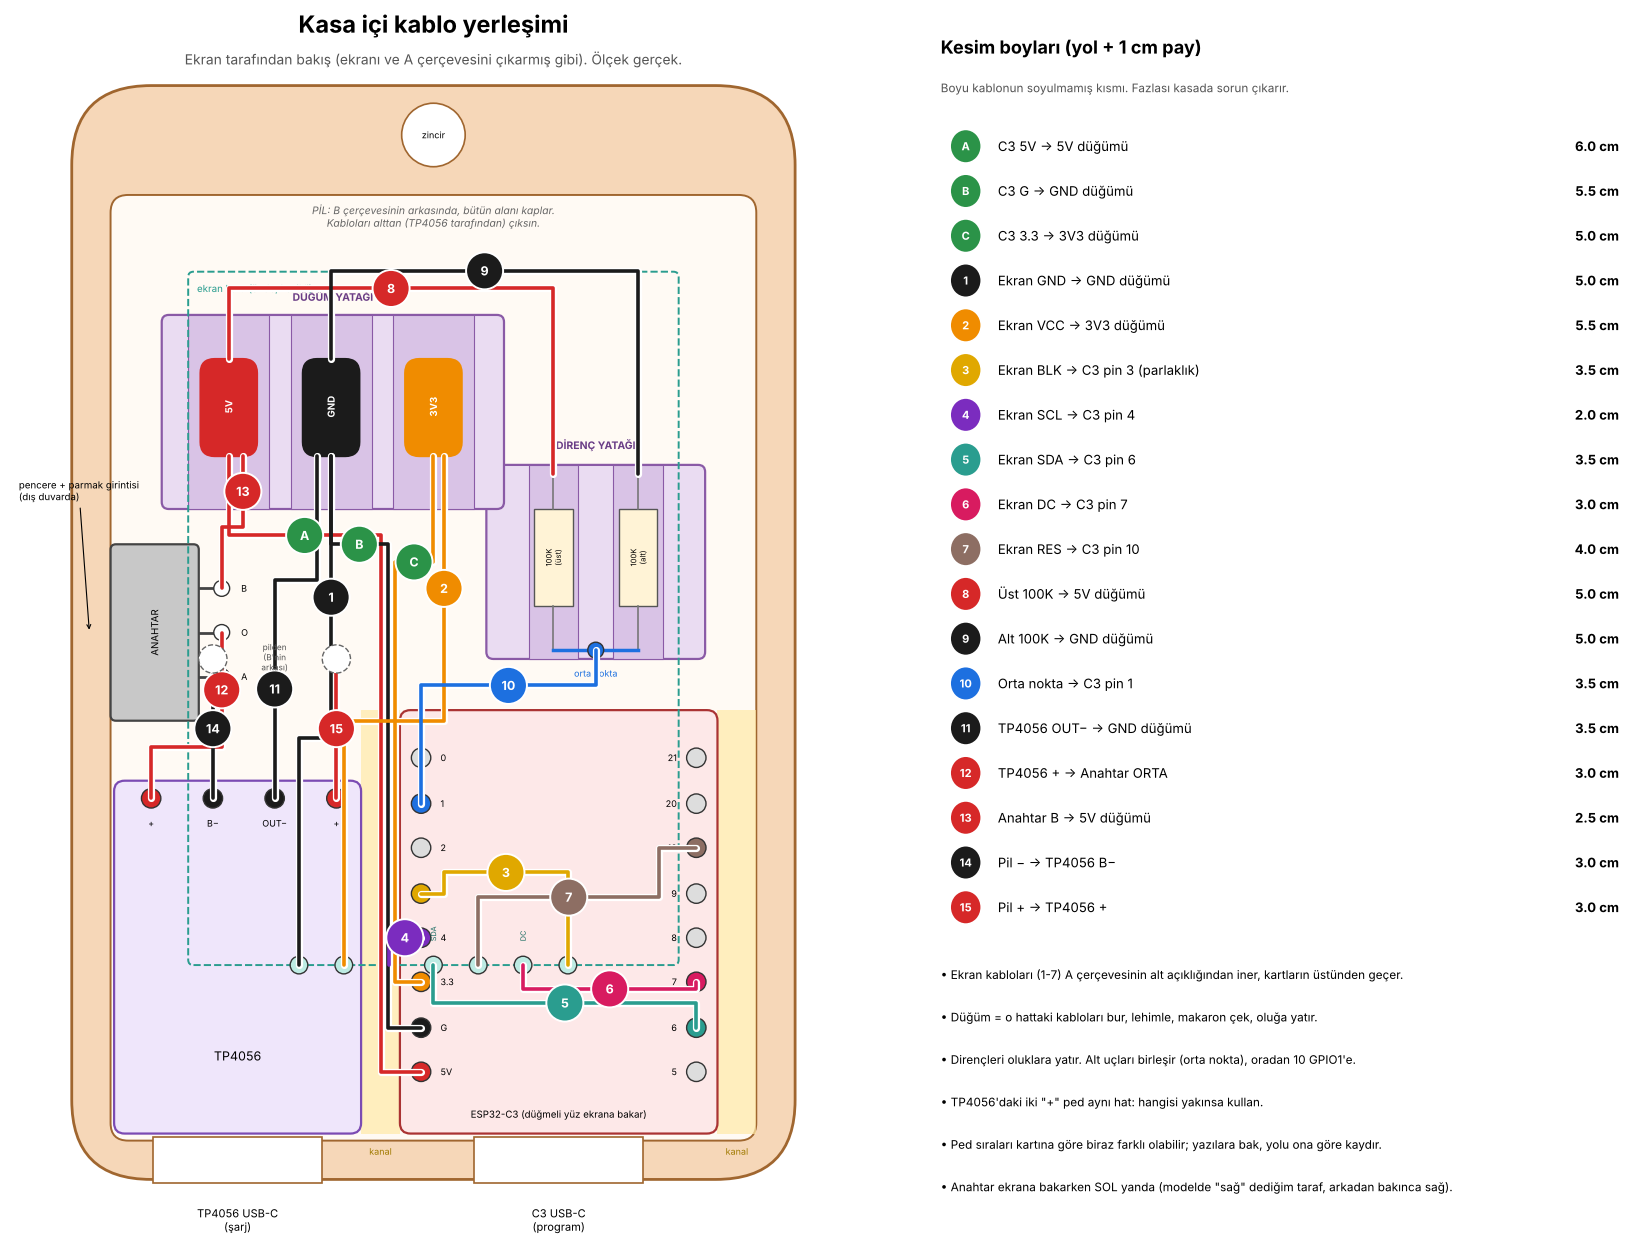

Source code (Python):
import math, matplotlib
matplotlib.use("Agg")
import matplotlib.pyplot as plt
from matplotlib.patches import FancyBboxPatch, Rectangle, Circle

RED, BLK, ORG, BLU, GRN = "#d62828", "#1b1b1b", "#f08c00", "#1d70e0", "#2b9348"
SIG = {4: "#7b2cbf", 5: "#2a9d8f", 6: "#d81b60", 7: "#8d6e63"}
fig = plt.figure(figsize=(17, 13))
ax = fig.add_axes([0.0, 0.0, 0.58, 0.95]); ax.set_xlim(-24, 24); ax.set_ylim(-33, 37); ax.set_aspect("equal"); ax.axis("off")
tb = fig.add_axes([0.58, 0.0, 0.42, 0.95]); tb.set_xlim(0, 10); tb.set_ylim(0, 16); tb.axis("off")

def rbox(x0, y0, x1, y1, fc, ec="#555", lw=1.6, r=0.6, z=2, ls="-", a=1):
    ax.add_patch(FancyBboxPatch((x0, y0), x1 - x0, y1 - y0, boxstyle=f"round,pad=0,rounding_size={r}", fc=fc, ec=ec, lw=lw, zorder=z, ls=ls, alpha=a))
def badge(x, y, n, c, r=1.05, a=ax, fs=9):
    a.add_patch(Circle((x, y), r, fc=c, ec="white", lw=1.4, zorder=12))
    a.text(x, y, str(n), color="white", ha="center", va="center", fontsize=fs, fontweight="bold", zorder=13)
def pad(x, y, c="white", r=0.55): ax.add_patch(Circle((x, y), r, fc=c, ec="#333", lw=1, zorder=9))

ax.text(0, 36, "Kasa içi kablo yerleşimi", ha="center", fontsize=17, fontweight="bold")
ax.text(0, 34.2, "Ekran tarafından bakış (ekranı ve A çerçevesini çıkarmış gibi). Ölçek gerçek.", ha="center", fontsize=10, color="#555")
# kasa
rbox(-20.5, -29.0, 20.5, 33.0, "#f6d7b8", "#a0662f", 2, r=4.5)
rbox(-18.3, -26.8, 18.3, 26.8, "#fffaf4", "#a0662f", 1.4, r=1)
ax.add_patch(Circle((0, 30.2), 1.8, fc="white", ec="#a0662f", lw=1.2, zorder=3)); ax.text(0, 30.2, "zincir", ha="center", va="center", fontsize=6.5, zorder=4)
# USB delikleri (alt duvar). Ekran tarafından bakınca C3 sağda, TP4056 solda
for cx, lab in ((7.1, "C3 USB-C\n(program)"), (-11.1, "TP4056 USB-C\n(şarj)")):
    ax.add_patch(Rectangle((cx - 4.8, -29.2), 9.6, 2.6, fc="white", ec="#a0662f", lw=1.2, zorder=3))
    ax.text(cx, -31.3, lab, ha="center", va="center", fontsize=8)
# kartlar
rbox(-1.9, -26.4, 16.1, -2.4, "#fde8e8", "#a33", z=3)
ax.text(7.1, -25.3, "ESP32-C3 (düğmeli yüz ekrana bakar)", ha="center", va="center", fontsize=7, zorder=4)
rbox(-18.1, -26.4, -4.1, -6.4, "#efe6fb", "#7b4bb3", z=3)
ax.text(-11.1, -22.0, "TP4056", ha="center", va="center", fontsize=9, zorder=4)
c3L = [("5V", -22.9), ("G", -20.4), ("3.3", -17.8), ("4", -15.3), ("3", -12.8), ("2", -10.2), ("1", -7.7), ("0", -5.1)]
c3R = [("5", -22.9), ("6", -20.4), ("7", -17.8), ("8", -15.3), ("9", -12.8), ("10", -10.2), ("20", -7.7), ("21", -5.1)]
BLT = "#e0a800"   # arka ışık (BLK) kablosu, v12'den beri GPIO 3'e gider
usedL = {"5V": RED, "G": BLK, "3.3": ORG, "4": SIG[4], "3": BLT, "1": BLU}; usedR = {"6": SIG[5], "7": SIG[6], "10": SIG[7]}
for n, y in c3L: pad(-0.7, y, usedL.get(n, "#ddd")); ax.text(0.4, y, n, fontsize=6.5, va="center", zorder=10)
for n, y in c3R: pad(14.9, y, usedR.get(n, "#ddd")); ax.text(13.8, y, n, fontsize=6.5, va="center", ha="right", zorder=10)
TPP = {"+a": -16.0, "B-": -12.5, "OUT-": -9.0, "+b": -5.5}
for k, x in TPP.items():
    pad(x, -7.4, {"+a": RED, "B-": BLK, "OUT-": BLK, "+b": RED}[k]); ax.text(x, -9.0, {"+a": "+", "+b": "+", "B-": "B−", "OUT-": "OUT−"}[k], ha="center", fontsize=6.5, zorder=10)
# kablo kanalları
for x0, x1 in ((-4.1, -1.9), (16.1, 18.3)):
    ax.add_patch(Rectangle((x0, -26.4), x1 - x0, 24, fc="#ffe9a8", ec="none", alpha=0.7, zorder=2))
ax.text(-3.0, -27.6, "kanal", ha="center", fontsize=6.5, color="#a07a00"); ax.text(17.2, -27.6, "kanal", ha="center", fontsize=6.5, color="#a07a00")
# B çerçevesindeki yataklar
rbox(3.0, 0.5, 15.4, 11.5, "#eadcf2", "#8a5aa6", z=2, r=0.4)
rbox(-15.4, 9.0, 4.0, 20.0, "#eadcf2", "#8a5aa6", z=2, r=0.4)
ax.text(9.2, 12.4, "DİRENÇ YATAĞI", ha="center", fontsize=7.5, color="#6a3d86", fontweight="bold")
ax.text(-5.7, 20.8, "DÜĞÜM YATAĞI", ha="center", fontsize=7.5, color="#6a3d86", fontweight="bold")
for x in (6.8, 11.6): ax.add_patch(Rectangle((x - 1.4, 0.5), 2.8, 11, fc="#d9c3e6", ec="#8a5aa6", lw=0.8, zorder=3))
NODES = {"5V": (-11.6, RED), "GND": (-5.8, BLK), "3V3": (0.0, ORG)}
for k, (x, c) in NODES.items():
    ax.add_patch(Rectangle((x - 2.3, 9.0), 4.6, 11, fc="#d9c3e6", ec="#8a5aa6", lw=0.8, zorder=3))
    rbox(x - 1.6, 12.0, x + 1.6, 17.5, c, c, z=5, r=0.8); ax.text(x, 14.8, k, color="white", ha="center", va="center", fontsize=7, fontweight="bold", rotation=90, zorder=6)
# dirençler
for x, lab in ((6.8, "100K\n(üst)"), (11.6, "100K\n(alt)")):
    ax.add_patch(Rectangle((x - 1.1, 3.5), 2.2, 5.5, fc="#fff3d6", ec="#555", lw=1, zorder=6))
    ax.plot([x, x], [1.0, 3.5], color="#777", lw=1.2, zorder=6); ax.plot([x, x], [9.0, 11.0], color="#777", lw=1.2, zorder=6)
    ax.text(x, 6.25, lab, ha="center", va="center", fontsize=5.5, zorder=7, rotation=90)
ax.plot([6.8, 11.6], [1.0, 1.0], color=BLU, lw=2.5, zorder=7); pad(9.2, 1.0, BLU, 0.45); ax.text(9.2, -0.5, "orta nokta", ha="center", fontsize=6.5, color=BLU)
# anahtar (ekran tarafından bakınca SOLDA)
rbox(-18.3, -3.0, -13.3, 7.0, "#c8c8c8", "#444", z=4, r=0.3)
ax.text(-15.8, 2.0, "ANAHTAR", rotation=90, ha="center", va="center", fontsize=7, zorder=5)
for (y, lab) in ((-0.5, "A"), (2.0, "O"), (4.5, "B")):
    ax.plot([-13.3, -12.3], [y, y], color="#444", lw=2, zorder=5); pad(-12.0, y, "white", 0.45); ax.text(-10.9, y, lab, fontsize=6.5, va="center", zorder=10)
ax.annotate("pencere + parmak girintisi\n(dış duvarda)", (-19.5, 2.0), (-23.5, 9.5), fontsize=7, ha="left", arrowprops=dict(arrowstyle="->", lw=0.8))
# ekran (önde): kesikli çerçeve + pinler
rbox(-13.9, -16.85, 13.9, 22.45, "none", "#2a9d8f", 1.4, r=0.3, z=8, ls="--")
ax.text(-13.4, 21.3, "ekran kartı (önde, kesikli)", fontsize=7, color="#2a9d8f", zorder=8)
DP = ["GND", "VCC", "SCL", "SDA", "RES", "DC", "BLK"]
dx = {n: -7.62 + 2.54 * i for i, n in enumerate(DP)}
for n in DP: pad(dx[n], -16.85, "#bdebe3", 0.5); ax.text(dx[n], -15.4, n, ha="center", fontsize=5.3, rotation=90, zorder=10, color="#1d6e64")
# pil
ax.text(0, 25.0, "PİL: B çerçevesinin arkasında, bütün alanı kaplar.\nKabloları alttan (TP4056 tarafından) çıksın.", ha="center", fontsize=7.5, color="#666", style="italic")

wires = []   # (no, renk, yol, ek_mm, açıklama)
BPOS = {'A': (-7.3, 7.5), 'B': (-4.2, 7.0), 'C': (-1.1, 6.0)}
def W(no, c, pts, extra, desc): wires.append((no, c, pts, extra, desc))
W("A", RED, [(-0.7, -22.9), (-3.0, -22.9), (-3.0, 7.5), (-11.6, 7.5), (-11.6, 12)], 3, "C3 5V → 5V düğümü")
W("B", BLK, [(-0.7, -20.4), (-2.6, -20.4), (-2.6, 7.0), (-5.8, 7.0), (-5.8, 12)], 3, "C3 G → GND düğümü")
W("C", ORG, [(-0.7, -17.8), (-2.2, -17.8), (-2.2, 6.0), (0.0, 6.0), (0.0, 12)], 3, "C3 3.3 → 3V3 düğümü")
W(1, BLK, [(dx["GND"], -16.85), (dx["GND"], -4.0), (-5.8, -4.0), (-5.8, 12)], 6, "Ekran GND → GND düğümü")
W(2, ORG, [(dx["VCC"], -16.85), (dx["VCC"], -3.0), (0.6, -3.0), (0.6, 12)], 6, "Ekran VCC → 3V3 düğümü")
W(3, BLT, [(dx["BLK"], -16.85), (dx["BLK"], -11.6), (0.6, -11.6), (0.6, -12.8), (-0.7, -12.8)], 6, "Ekran BLK → C3 pin 3 (parlaklık)")
W(4, SIG[4], [(dx["SCL"], -16.85), (-2.54, -15.3), (-0.7, -15.3)], 6, "Ekran SCL → C3 pin 4")
W(5, SIG[5], [(dx["SDA"], -16.85), (dx["SDA"], -19.0), (14.9, -19.0), (14.9, -20.4)], 6, "Ekran SDA → C3 pin 6")
W(6, SIG[6], [(dx["DC"], -16.85), (dx["DC"], -18.2), (14.9, -18.2), (14.9, -17.8)], 6, "Ekran DC → C3 pin 7")
W(7, SIG[7], [(dx["RES"], -16.85), (dx["RES"], -13.0), (12.8, -13.0), (12.8, -10.2), (14.9, -10.2)], 6, "Ekran RES → C3 pin 10")
W(8, RED, [(6.8, 11.0), (6.8, 21.5), (-11.6, 21.5), (-11.6, 17.5)], 3, "Üst 100K → 5V düğümü")
W(9, BLK, [(11.6, 11.0), (11.6, 22.5), (-5.8, 22.5), (-5.8, 17.5)], 3, "Alt 100K → GND düğümü")
W(10, BLU, [(9.2, 1.0), (9.2, -1.0), (-0.7, -1.0), (-0.7, -7.7)], 3, "Orta nokta → C3 pin 1")
W(11, BLK, [(TPP["OUT-"], -7.4), (TPP["OUT-"], 5.0), (-6.6, 5.0), (-6.6, 12)], 3, "TP4056 OUT− → GND düğümü")
W(12, RED, [(TPP["+a"], -7.4), (-16.0, -4.5), (-12.0, -4.5), (-12.0, 2.0)], 3, "TP4056 + → Anahtar ORTA")
W(13, RED, [(-12.0, 4.5), (-12.0, 8.0), (-10.8, 8.0), (-10.8, 12)], 3, "Anahtar B → 5V düğümü")
W(14, BLK, [(-12.5, 0.5), (-12.5, -7.4)], 10, "Pil − → TP4056 B−")
W(15, RED, [(-5.5, 0.5), (-5.5, -7.4)], 10, "Pil + → TP4056 +")

def plen(pts): return sum(math.dist(pts[i], pts[i + 1]) for i in range(len(pts) - 1))
for no, c, pts, extra, desc in wires:
    xs, ys = zip(*pts)
    ax.plot(xs, ys, color="white", lw=5.2, zorder=10, solid_capstyle="round")
    ax.plot(xs, ys, color=c, lw=2.6, zorder=11, solid_capstyle="round", solid_joinstyle="round")
    # rozet: en uzun segmentin ortası
    seg = max(range(len(pts) - 1), key=lambda i: math.dist(pts[i], pts[i + 1]))
    mx, my = (pts[seg][0] + pts[seg + 1][0]) / 2, (pts[seg][1] + pts[seg + 1][1]) / 2
    if no in BPOS: mx, my = BPOS[no]
    badge(mx, my, no, GRN if isinstance(no, str) else c)
for (x, y) in ((-12.5, 0.5), (-5.5, 0.5)):
    ax.add_patch(Circle((x, y), 0.8, fc="white", ec="#666", lw=1, zorder=12, ls="--"))
ax.text(-9.0, 0.6, "pilden\n(B'nin\narkası)", ha="center", va="center", fontsize=6, color="#555", zorder=12)

# ============ tablo ============
tb.text(0.2, 15.5, "Kesim boyları (yol + 1 cm pay)", fontsize=13, fontweight="bold")
tb.text(0.2, 15.0, "Boyu kablonun soyulmamış kısmı. Fazlası kasada sorun çıkarır.", fontsize=8.5, color="#555")
y = 14.3
for no, c, pts, extra, desc in wires:
    L = plen(pts) + extra + 10
    cm = math.ceil(L / 5) * 0.5
    badge(0.55, y, no, GRN if isinstance(no, str) else c, r=0.22, a=tb, fs=8)
    tb.text(1.0, y, desc, va="center", fontsize=9.5)
    tb.text(9.7, y, f"{cm:.1f} cm", va="center", ha="right", fontsize=9.5, fontweight="bold")
    y -= 0.58
y -= 0.2
notes = ["• Ekran kabloları (1-7) A çerçevesinin alt açıklığından iner, kartların üstünden geçer.",
         "• Düğüm = o hattaki kabloları bur, lehimle, makaron çek, oluğa yatır.",
         "• Dirençleri oluklara yatır. Alt uçları birleşir (orta nokta), oradan 10 GPIO1'e.",
         "• TP4056'daki iki \"+\" ped aynı hat: hangisi yakınsa kullan.",
         "• Ped sıraları kartına göre biraz farklı olabilir; yazılara bak, yolu ona göre kaydır.",
         "• Anahtar ekrana bakarken SOL yanda (modelde \"sağ\" dediğim taraf, arkadan bakınca sağ)."]
for n in notes:
    tb.text(0.2, y, n, fontsize=8.5, va="top", wrap=True); y -= 0.55
plt.savefig("kablo_yerlesim.png", dpi=100, facecolor="white", bbox_inches="tight")
print("ok")
